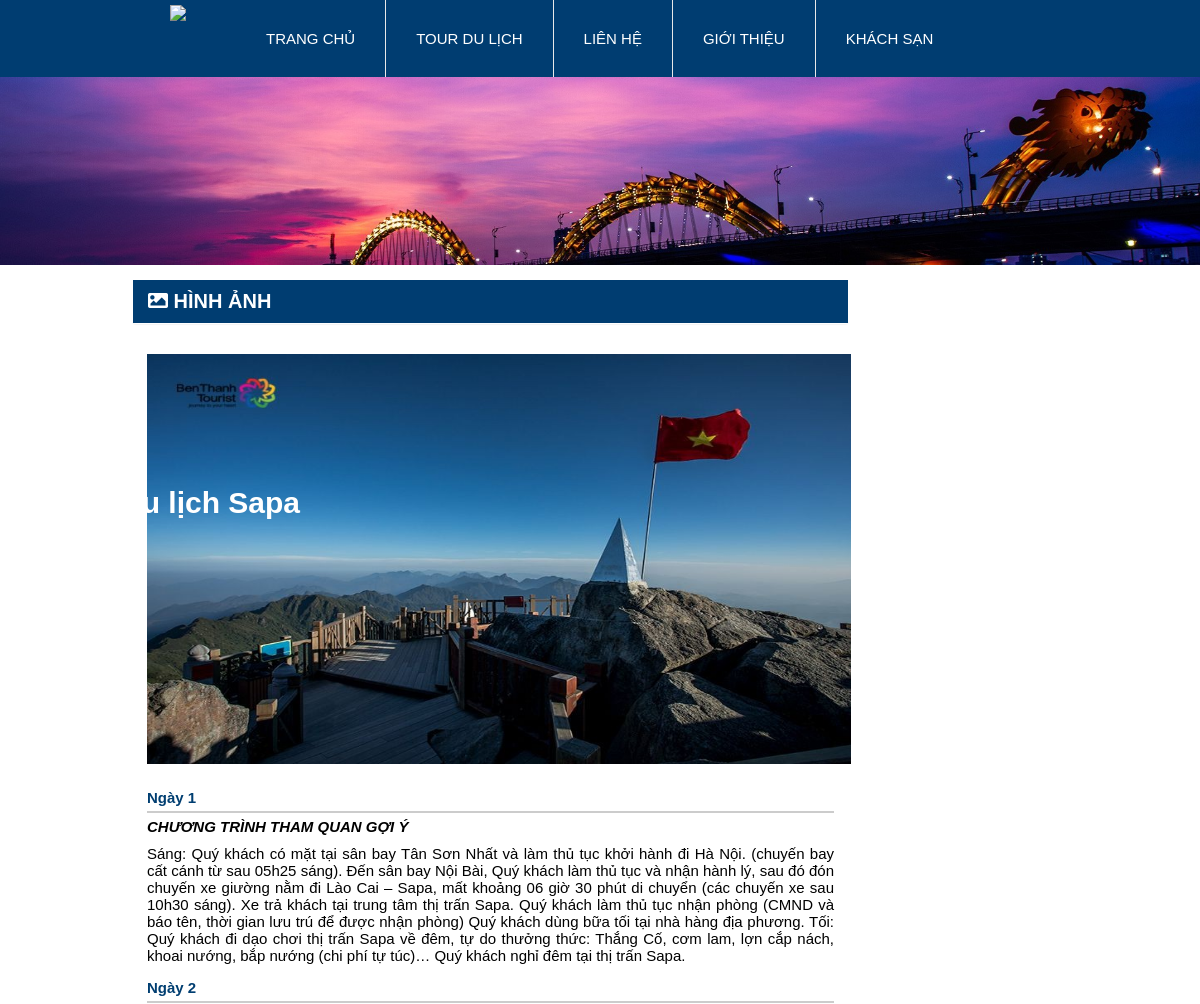
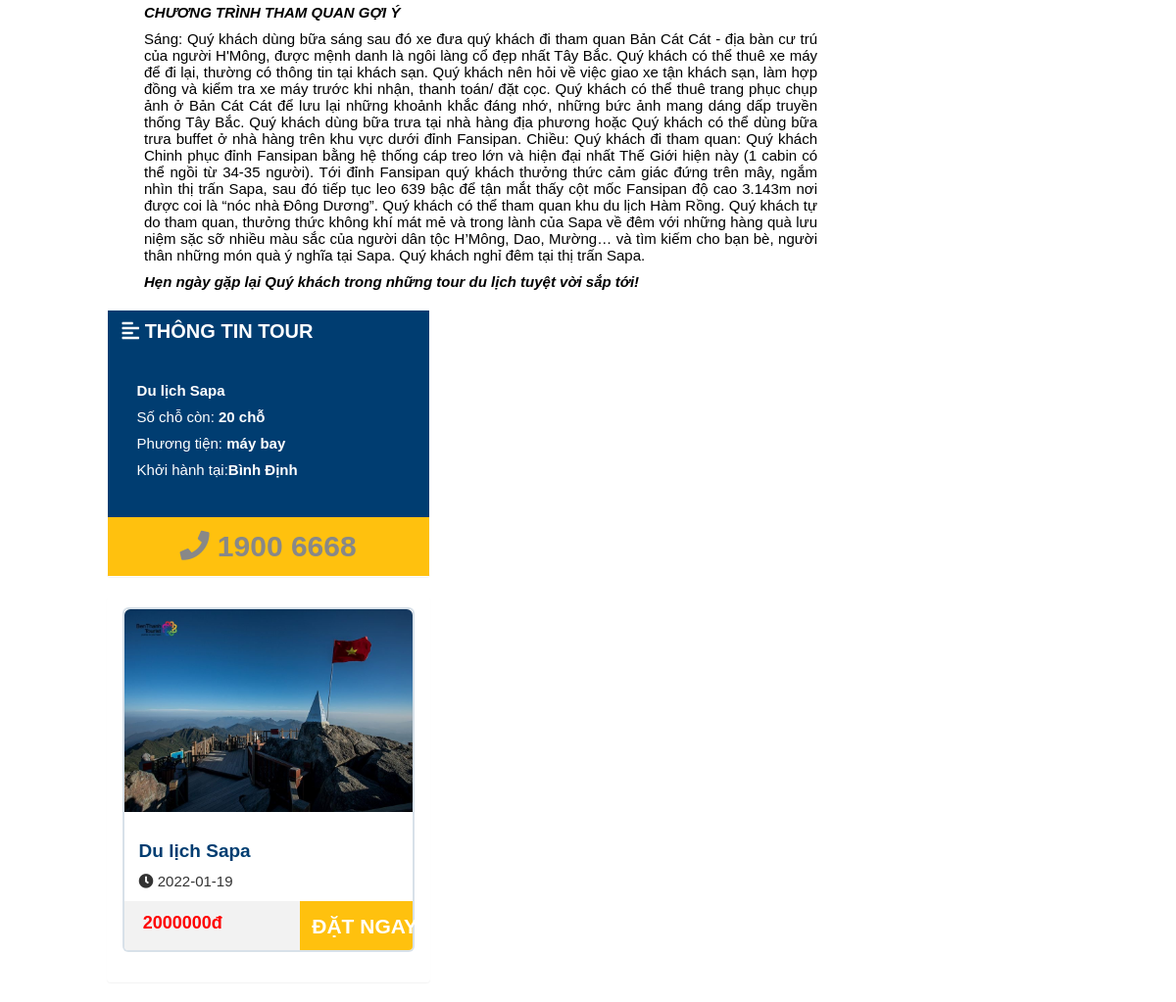
The app's page /app/tour/tour-detail/chitiet-tour.php?id=2000000009 with its own data (2 pictures, top to bottom).
### tables this page shows
CREATE TABLE `tour_details` (
  `ID` int(10) NOT NULL,
  `STARTING_PLACE` varchar(200) NOT NULL,
  `ADULT_PRICE` float NOT NULL,
  `CHILD_PRICE` float NOT NULL,
  `NGAY` date NOT NULL,
  `END` date NOT NULL,
  `HOTEL_NAME` varchar(100) NOT NULL,
  `VEHICLE` varchar(50) NOT NULL,
  `DAY_ONE` text NOT NULL,
  `DAY_TWO` text NOT NULL
);

CREATE TABLE `tours` (
  `ID` int(10) NOT NULL,
  `NAME` varchar(100) NOT NULL,
  `KIND_TOUR` varchar(100) NOT NULL,
  `MAX_PEOPLE` tinyint(4) NOT NULL,
  `IMAGE` varchar(255) NOT NULL
);

### app/tour/tour-detail/chitiet-tour.php (the view, shortened to what this page needs)
<!DOCTYPE html>
<html>
<head>
    <link rel="stylesheet" type="text/css" href="../../../resources/css/header.css">
    <link rel="stylesheet" type="text/css" href="../../../resources/css/chitiet-tour.css">
    <link rel="stylesheet" type="text/css"href=" https://cdnjs.cloudflare.com/ajax/libs/font-awesome/5.15.1/css/all.min.css">
</head>
<body>
    <div id="wrapper">
        <div id="head" class="clearfix">
            <div class="wrapper_container">
                <div id="logo">
                    <a href="../../../index.php">
                        <img src="../../../storage/img/logo.jpg">
                    </a>
                </div>
                <ul id="main_menu">
                    <li><a href="../../../index.php">TRANG CHỦ</a></li>
                    <li>
                        <a href="">TOUR DU LỊCH</a>
                    </li>
                    <li><a href="">LIÊN HỆ</a></li>
                    <li><a href="">GIỚI THIỆU</a></li>
                    <li><a href="">KHÁCH SẠN</a>
                    </li>
                </ul>
            </div>
        </div>
    </div>
    <?php
            include('../../../database/connect.php')?>
    <?php
            $id = $_GET['id'];
            $laytour="select * from tours where ID='".$id."'";
            $laytourdetail="select * from tour_details where ID='".$id."'";
            $kqtour=mysqli_query($conn,$laytour ) or die("ko truy van dc");
            $kqtourdetail=mysqli_query($conn,$laytourdetail ) or die("ko truy van dc");
        ?>
    <?php while($rowtour=mysqli_fetch_array($kqtour)){ ?>
         <?php while($rowtourdetail=mysqli_fetch_array($kqtourdetail)){ ?>
    <div class="blog">
        <img src="../../../storage/img/chitiet.jpg">
        <div class="blog-title">
            <h1 style="font-size: 30px;"><?=$rowtour['NAME']?></h1>
        </div>
    </div>
    <div class="container">
        <div class="col-sm-8">
            <div id="sesion" class="panel">
                <div class="panel-heading">
                    <i class="fa fa-image"></i> HÌNH ẢNH
                </div>
            </div>
            <div class="img-block panel-footer">
                <div class="main-img">
                    <img src="../../../storage/img/<?=$rowtour['IMAGE']?> "width="704px" height="410">
                </div>
             </div>
            <div class="panel-footer">
                <div class="step-heading">Ngày 1 </div>
                <p style="text-align:justify"><em><strong>CHƯƠNG TRÌNH THAM QUAN GỢI Ý</strong></em></p>
                <p style="text-align:justify"><?=$rowtourdetail['DAY_ONE']?></p>
                <div class="step-heading">Ngày 2 </div>
                <p style="text-align:justify"><em><strong>CHƯƠNG TRÌNH THAM QUAN GỢI Ý </strong></em></p>
                <p style="text-align:justify"><?=$rowtourdetail['DAY_TWO']?></p>
                <p><strong><em>Hẹn ngày gặp lại Quý khách trong những tour du lịch tuyệt vời sắp tới!</em></strong></p>
            </div>
        </div>
        <div class="col-sm-4">
            <div class="tour-info panel hidden-xs">
                <div class="panel-heading"><i class="fa fa-align-left"></i> THÔNG TIN TOUR</div>
                <div class="panel-body">
                    <p class="sign"><strong><?=$rowtour['NAME']?></strong></p>
                    <p class="child">Số chỗ còn: <strong><?=$rowtour['MAX_PEOPLE']?> chỗ</strong></p>
                    <p class="plane">Phương tiện: <strong><?=$rowtourdetail['VEHICLE']?></strong>
                    </p>
                    <p class="flag">
                        <span>Khởi hành tại:<strong><?=$rowtourdetail['STARTING_PLACE']?></strong>
                        </span>
                    </p>
                </div>
                <div class="panel-footer">
                    <a href="tel:1900 6668">
                        <i class="fa fa-phone"></i> 1900 6668
                    </a>
                </div>
            </div>
            <div class="panel hidden-xs">
                <div class="panel-footer">
                    <div class="thumbnail block-tour shadow">
                    <img class="img-rounded" src="../../../storage/img/<?=$rowtour['IMAGE']?>" >
                            <div class="caption">
                                <a class="title-tour" href="./app/tour/tour-detail/chitiet-tour.php?id=<?php echo $rowtour['ID']; ?>" ><?=$rowtour['NAME']?></a>
                                <i class="fa fa-clock-o"></i> <span><?=$rowtourdetail['NGAY']?></span>
                            </div>
                            <div class="bottom">
                                <i class="fa fa-money"></i> <span><?=$rowtourdetail['ADULT_PRICE']?>đ</span>
                                <a href="../dang-ki-tour.php" class="text-center btn btn-second" style="width: 38.888%!important;">ĐẶT NGAY</a>
                            </div>
                        </div>
                </div>
            </div>
        </div>
    </div>
    <?php } ?>
    <?php } ?>
</body>
</html>

### resources/css/header.css (style rules this page uses)
* { margin: 0px; padding: 0px; }
a { text-decoration: none; color: #888; }
ul li { list-style: none; }
.clearfix:after { content: "."; display: block; clear: both; visibility: hidden; line-height: 0; height: 0; }
.clearfix { clear: both; display: block; }
body { font-family: arial; font-size: 15px; }
.wrapper_container { width: 960px; margin: 0px auto; }
#head { background: #003d71; }
#logo, #main_menu { float: left; margin-left: 50px; }
#logo img { height: 42px; margin-top: 5px; }
#main_menu>li { float: left; border-right: 1px solid #E8E8E8; }
#main_menu>li:last-child { border-right: none; }
#main_menu li { position: relative; }
#main_menu>li a { display: block; text-transform: none; padding: 10px; }
#main_menu>li>a { text-transform: uppercase; }
#main_menu>li>a { display: block; padding: 30px; color: #ffffff; }

### resources/css/chitiet-tour.css (style rules this page uses)
.blog-title { color: #fff; position: absolute; top: 24%; left: 10%; font-weight: 500; font-size: 35px; text-align: center; }
.blog img { width: 100%; margin-bottom: 14px; }
.container { padding-right: 15px; padding-left: 15px; margin-right: auto; margin-left: auto; }
.col-sm-4 { width: 330px; float: left; margin-left: 8%; }
.col-sm-8 { width: 717px; float: left; margin-left: 10%; }
.panel { margin-bottom: 20px; background-color: #fff; border: 1px solid transparent; border-radius: 4px; -webkit-box-shadow: 0 1px 1px rgba(0,0,0,.05); box-shadow: 0 1px 1px rgba(0,0,0,.05); }
div { display: block; }
.panel .panel-heading { background: #003d71; color: #fff; padding: 10px 15px; font-size: 20px; font-weight: 700; }
.text-center { text-align: center; }
.btn-second { background: #ffc10e; color: #fff; }
.btn { display: inline-block; padding: 6px 12px; margin-bottom: 0; white-space: nowrap; vertical-align: middle; }
* { -moz-box-sizing: border-box; box-sizing: border-box; }
.panel-footer .step-heading { color: #003e71; border-bottom: 2px solid #ccc; font-weight: bold; margin-bottom: 5px; padding: 5px 0; }
p { margin: 0 0 10px; }
.tour-info .panel-body { background: #003d71; color: #fff; padding: 30px; }
.tour-info .panel-footer { background: #ffc10e; font-size: 30px; text-align: center; font-weight: bold; border: 0; }
.panel-footer { padding: 10px 15px; }
.block-tour.thumbnail { border: none; border-radius: 6px; }
.block-tour { padding: 0; position: relative; }
.thumbnail { display: block; margin-bottom: 20px; line-height: 1.42857143; background-color: #fff; }
.block-tour.thumbnail img { border-bottom-left-radius: 0; border-bottom-right-radius: 0; }
.block-tour .img-rounded { min-width: 100%; }
.thumbnail>img { margin-right: auto; margin-left: auto; }
.carousel-inner>.item>a>img, .carousel-inner>.item>img, .img-responsive, .thumbnail a>img, .thumbnail>img { display: block; max-width: 100%; height: auto; }
.img-rounded { border-radius: 6px; }
img { vertical-align: middle; }
.block-tour .caption { position: relative; background-position: left bottom; padding: 20px 15px 10px 15px; }
.thumbnail .caption { color: #333; }
.block-tour .bottom { background: #f2f2f2; padding: 10px 0 10px 15px; position: relative; border-radius: 0 0 4px 4px; height: 50px; }
.block-tour .bottom span { color: #f00; font-weight: bold; font-size: 18px; }
.panel .panel-footer a { line-height: 40px; }
.block-tour .bottom .btn { position: absolute; height: 100%; top: 0; right: 0; font-weight: bold; border-radius: 0 0 4px 0; font-size: 21px; }
.btn { display: inline-block; padding: 6px 12px; margin-bottom: 0; }
.block-tour .caption a.title-tour { color: #003d71 !important; font-weight: bold; display: block; font-size: 19px; }
.fa-clock-o:before { content: "\f017"; }
.block-tour.thumbnail { border: 2px solid #003c7127; border-radius: 6px; }

### records on screen
tour_details: ID.NAME "Du lịch Sapa", ID.IMAGE (picture), DAY_ONE "Sáng: Quý khách có mặt tại sân bay Tân Sơn Nhất và làm thủ tục khởi hành đi Hà Nội. (chuyến bay cất cánh từ sau 05h25 sáng). Đến sân bay Nội Bài, Quý khách làm thủ tục và nhận hành lý, sau đó đón chuyến xe giường nằm đi Lào Cai – Sapa, mất khoảng 06 giờ 30 phút di chuyển (các chuyến xe sau 10h30 sáng). Xe trả khách tại trung tâm thị trấn Sapa. Quý khách làm thủ tục nhận phòng (CMND và báo tên, thời gian lưu trú để được nhận phòng) Quý khách dùng bữa tối tại nhà hàng địa phương. Tối: Quý khách đi dạo chơi thị trấn Sapa về đêm, tự do thưởng thức: Thắng Cố, cơm lam, lợn cắp nách, khoai nướng, bắp nướng (chi phí tự túc)… Quý khách nghỉ đêm tại thị trấn Sapa.", DAY_TWO "Sáng: Quý khách dùng bữa sáng sau đó xe đưa quý khách đi tham quan Bản Cát Cát - địa bàn cư trú của người H'Mông, được mệnh danh là ngôi làng cổ đẹp nhất Tây Bắc. Quý khách có thể thuê xe máy để đi lại, thường có thông tin tại khách sạn. Quý khách nên hỏi về việc giao xe tận khách sạn, làm hợp đồng và kiểm tra xe máy trước khi nhận, thanh toán/ đặt cọc. Quý khách có thể thuê trang phục chụp ảnh ở Bản Cát Cát để lưu lại những khoảnh khắc đáng nhớ, những bức ảnh mang dáng dấp truyền thống Tây Bắc. Quý khách dùng bữa trưa tại nhà hàng địa phương hoặc Quý khách có thể dùng bữa trưa buffet ở nhà hàng trên khu vực dưới đỉnh Fansipan. Chiều: Quý khách đi tham quan: Quý khách Chinh phục đỉnh…", ID.MAX_PEOPLE "20", VEHICLE "máy bay", STARTING_PLACE "Bình Định", NGAY "2022-01-19", ADULT_PRICE "2000000"
